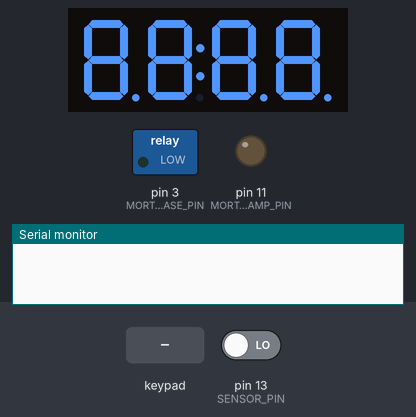
This sketch was run on a simulated Arduino Uno, built with avr-gcc and run on an emulated ATmega328P. Parts: 4-digit seven-segment display, switched loads named in the sketch (green lamp = pin HIGH), output pins drawn as LEDs (lit = HIGH), the last lines printed to the serial monitor. The inputs (shaded band) are chosen by the test bench; at power-on: pin 13 (SENSOR_PIN) LOW. EEPROM starts erased.

Above: at 0.1 s.
1.5 s: pin 13 (SENSOR_PIN) driven HIGH
At 2.7 s:
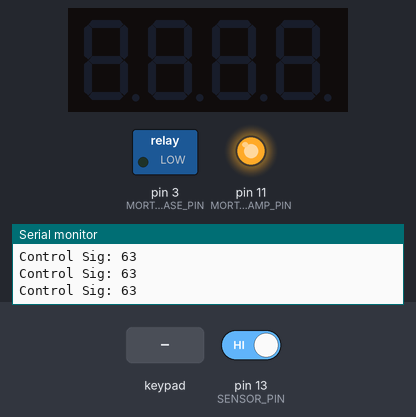
3.5 s: keypad keys 0 2 4 5 A pressed 0.4 s apart
At 5.8 s:
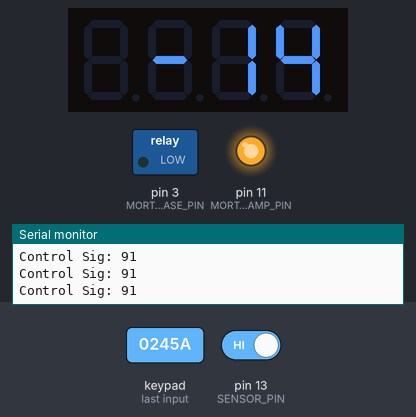
7.5 s: key 'D' pressed
At 8.7 s:
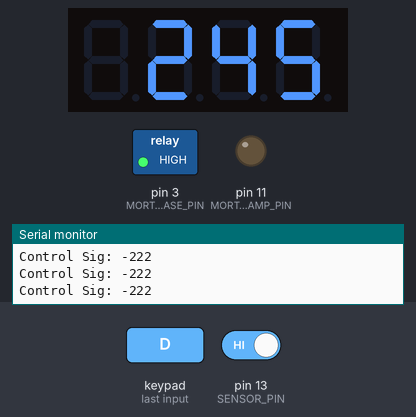
9.1 s: keypad keys 6 7 8 9 A pressed 0.4 s apart
At 9.78 s:
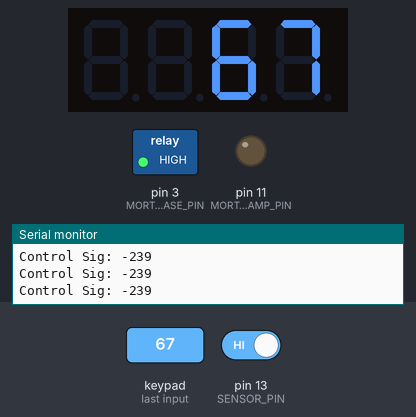
12.6 s: keypad keys 0 2 4 5 D pressed 0.4 s apart
At 16.0 s:
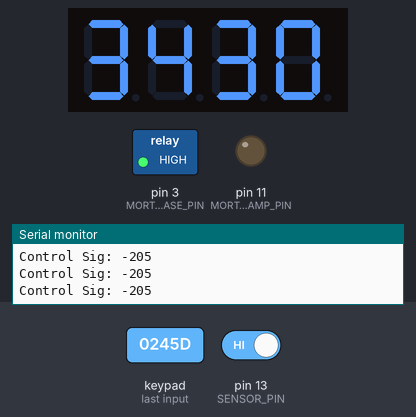
16.5 s: pin 13 (SENSOR_PIN) driven LOW
At 19.0 s:
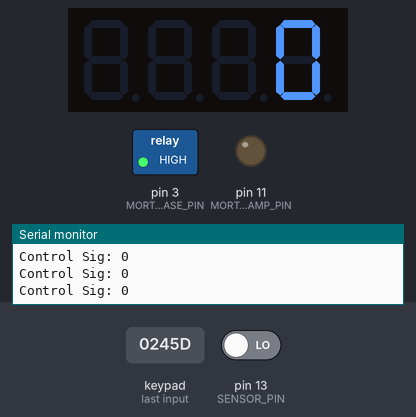
Timing chart, 0 to 20.5 s (numbered marks = the images above; inputs shaded):
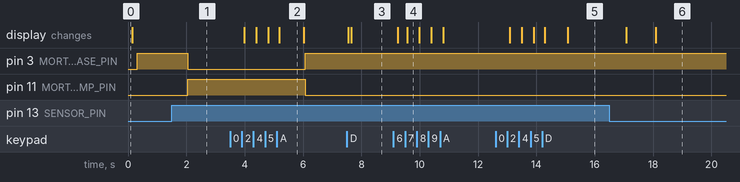

The sketch:

Final.ino
```cpp
#include <Key.h>
#include <Keypad.h>
#include <Keypad.h>
#include <Arduino.h>
#include <TM1637Display.h>
#include <EEPROM.h>
#include "PID_v1.h"

//// Display connection pins (Digital Pins)
#define CLK 12
#define DIO 10

#define FLASH_DELAY 100
#define SENSING_DURATION 1
#define SENSOR_PIN 13
#define MORTOR_CLAMP_PIN 11
#define MORTOR_RELEASE_PIN 3


// Modes
#define DROPSIZE_SETTING_MODE 0
#define READING_MODE 1
#define RATE_SETTING_MODE 2


//// Prototypes
void AppendToDisplay(uint8_t digit);
int CharToAsciiInt(char val);
char CheckKeypress();
void ChangeMode();
void ZeroFlashDisplay();
void ZeroSlowFlashDisplay();
void AllFlashDisplay();
void CheckOpState();
void ClearDisplay();
bool IsNumericChar(char character);
void SaveDropSize(int val);
void SaveRequiredRate(int val);
void OnChangeMode(int currentOpState);
void Print(const char* msg);
void RecoverDropSize();
void Print(const char* key, int value);
void LogParameters();
void RecoverRequiredRate();
void SetDropSize();
void OnTicking();
int CalFlowRate();
void CheckSensor();
void Control();
void InitPins();
void Actuate(int controlSignal);
// void InitController();
void MotorController(int contSig);


TM1637Display display(CLK, DIO);

int tempDisplayFlag = 0;
int timerFlag = 0;

int currentDisplayValue = NULL;  // The value to be displayed always
int opState = 1;
char customKey;
int dropSize = NULL;  // No. of drops/ml
int requiredRate = NULL;
int currentRate = 28;
int sensorCount = 0;
double Kp = 7;
////


// //PID Variables
// double refSig;  // reference
// double InputSig;
// double ControlSig;  // Control Signal (Output)
// //PID parameters
// double Kp = 0, Ki = 10, Kd = 0;

// // create PID instance
// PID pidController(&InputSig, &ControlSig, &refSig, Kp, Ki, Kd, DIRECT);

//// Keypad Variables
const byte ROWS = 4;
const byte COLS = 4;

char hexaKeys[ROWS][COLS] = {
  { '1', '2', '3', 'A' },
  { '4', '5', '6', 'B' },
  { '7', '8', '9', 'C' },
  { '*', '0', '#', 'D' }
};

byte rowPins[ROWS] = { 0, 2, 4, 5 };
byte colPins[COLS] = { 6, 7, 8, 9 };

Keypad customKeypad = Keypad(makeKeymap(hexaKeys), rowPins, colPins, ROWS, COLS);


//// Display Valriables

// Create an array that turns all segments ON
const uint8_t allON[] = { 0xff, 0xff, 0xff, 0xff };
// Create an array that turns all segments OFF
const uint8_t allOFF[] = { 0x00, 0x00, 0x00, 0x00 };
// Create 0000 symbol
const uint8_t segAllZero[] = {
  SEG_A | SEG_B | SEG_C | SEG_D | SEG_E | SEG_F,  // O
  SEG_A | SEG_B | SEG_C | SEG_D | SEG_E | SEG_F,  // O
  SEG_A | SEG_B | SEG_C | SEG_D | SEG_E | SEG_F,  // O
  SEG_A | SEG_B | SEG_C | SEG_D | SEG_E | SEG_F   // O
};
// Create ---- symbol
const uint8_t segAllDash[] = {
  SEG_G,  // -
  SEG_G,  // -
  SEG_G,  // -
  SEG_G   // -
};
// Create M1 symbol
const uint8_t segM1[] = {
  SEG_A | SEG_B | SEG_E | SEG_F,  // M_1
  SEG_F | SEG_A | SEG_B | SEG_C,  // M_2
  SEG_B | SEG_C                   //1
};


void setup() {
  Serial.begin(9600);
  InitPins();

  // Timer Interrupt
  cli();

  TCCR1A = 0;
  TCCR1B = 0;
  TCNT1 = 0;  //initialize counter value to 0

  // set compare match registers
  OCR1A = 15624;  // = (16*10^6) / (1*1024) - 1 (must be <65536)

  // CTC mode
  TCCR1B |= (1 << WGM12);

  // 1024 prescaler
  TCCR1B |= (1 << CS12) | (1 << CS10);

  // enable timer compare interrupt
  TIMSK1 |= (1 << OCIE1A);


  sei();  //allow interrupts

  /////////
  // InitController();
  display.setBrightness(1);
  AllFlashDisplay();
  RecoverDropSize();
  RecoverRequiredRate();

  LogParameters();
}


// Main Loop
void loop() {
  customKey = CheckKeypress();

  if (timerFlag) {
    OnTicking();
    timerFlag = 0;
  }

  CheckOpState();
  CheckSensor();

  Actuate(requiredRate);


  delay(50);
}

//ISR

ISR(TIMER1_COMPA_vect) {
  //timer1 interrupt 1Hz
  timerFlag = 1;
}

////


void AppendToDisplay(uint8_t digit) {
  if (tempDisplayFlag) {
    currentDisplayValue = NULL;
    tempDisplayFlag = 0;
  }

  if (currentDisplayValue == 0) {
    currentDisplayValue = digit;
  } else {
    String currentDisplayValStr = String(currentDisplayValue);
    if (currentDisplayValStr.length() >= 4) {
      return;
    }

    String digitStr = String(digit);
    currentDisplayValStr.concat(digitStr);
    currentDisplayValue = currentDisplayValStr.toInt();
  }
}

int CharToAsciiInt(char val) {
  if (val >= 48 && val <= 57) {
    Serial.println(int(val - 48));
    return int(val - 48);
  }
  return 0;
}

char CheckKeypress() {
  char customKey = customKeypad.getKey();
  if (customKey == 'D') {
    ChangeMode();
  } else if (customKey == 'A') {
    SetDropSize();
  }
  return customKey;
}

// On Confirming Input
void ChangeMode() {
  int prevOpState = opState;
  if (opState < 2) {
    opState++;
  } else {
    opState = 1;
  }
  OnChangeMode(prevOpState);
  // ClearDisplay();
}

void AllFlashDisplay() {
  display.setSegments(allON);
  delay(FLASH_DELAY);
  display.setSegments(allOFF);
  delay(FLASH_DELAY);
}

void ZeroFlashDisplay() {
  display.setSegments(segAllZero);
  delay(FLASH_DELAY);
  display.setSegments(allOFF);
  delay(FLASH_DELAY);
}

void ZeroSlowFlashDisplay() {
  display.setSegments(segAllZero);
  delay(FLASH_DELAY * 2);
  display.setSegments(allOFF);
  delay(FLASH_DELAY * 2);
}


void ClearDisplay() {
  currentDisplayValue = NULL;
  delay(250);
}

bool IsNumericChar(char character) {
  if (character >= 48 && character <= 58) {
    return true;
  }
  return false;
}


void CheckOpState() {

  // check for recovered drop size
  if (dropSize <= 0) {
    opState = 0;
  }

  switch (opState) {
    case DROPSIZE_SETTING_MODE:
    case RATE_SETTING_MODE:
      if (customKey) {
        if (IsNumericChar(customKey)) {
          AppendToDisplay(CharToAsciiInt(customKey));
        }
      } else if (currentDisplayValue != NULL) {
        display.showNumberDec(currentDisplayValue);
      }
      break;

    case READING_MODE:
      display.showNumberDec(currentRate);
      break;
  }
}

// val <= 255
void SaveDropSize(int size) {
  EEPROM.put(0, size);
  dropSize = size;
}


void SaveRequiredRate(int rate) {
  EEPROM.put(4, rate);
  requiredRate = rate;
}

// Callback on changing mode
void OnChangeMode(int prevOpState) {
  switch (prevOpState) {
    case DROPSIZE_SETTING_MODE:
      SaveDropSize(currentDisplayValue);
      break;

    case RATE_SETTING_MODE:
      SaveRequiredRate(currentDisplayValue);
      break;

    case READING_MODE:
      break;
  }

  switch (opState) {
    case DROPSIZE_SETTING_MODE:
      display.showNumberDec(dropSize);
      break;

    case RATE_SETTING_MODE:
      if (requiredRate) {
        display.showNumberDec(requiredRate);
      } else {
        display.setSegments(segAllDash);
      }
      tempDisplayFlag = 1;
      break;

    case READING_MODE:
      break;
  }
  LogParameters();
}

void Print(const char* msg) {
  Serial.println(msg);
}

void Print(const char* key, int value) {
  Serial.print(key);
  Serial.println(value);
}

void RecoverDropSize() {
  EEPROM.get(0, dropSize);
  Print("Drop Size loaded: ", dropSize);
}

void LogParameters() {
  Print("Operating State: ", opState);
  Print("Required Rate: ", requiredRate);
  Print("Current Rate: ", currentRate);
  Print("Drop Size: ", dropSize);
}

void RecoverRequiredRate() {
  EEPROM.get(4, requiredRate);
  Print("Required Rate loaded: ", requiredRate);
}

void SetDropSize() {
  if (opState == 0) {
    ChangeMode();
    return;
  }
  opState = 0;
  currentDisplayValue = dropSize;
  tempDisplayFlag = 1;
  Print("Operating Mode: ", opState);
}

void OnTicking() {
  currentRate = CalFlowRate();
  Serial.println(sensorCount);
  sensorCount = 0;  // Reset counter for sensor inputs
}

int CalFlowRate() {
  int qty = sensorCount * dropSize;   // Flown amount in ml
  int rate = qty / SENSING_DURATION;  // flow rate

  return (rate);
}

void CheckSensor() {
  if (digitalRead(SENSOR_PIN) == HIGH) {
    sensorCount++;
    // Serial.println(1);
  } else {
    // Serial.println(0);
  }
}


void InitPins() {
  pinMode(MORTOR_CLAMP_PIN, OUTPUT);
  pinMode(MORTOR_RELEASE_PIN, OUTPUT);
}


void Actuate(int reqRate) {
  int err = reqRate - currentRate;
  while (abs(err * Kp) > 255) {
    if (Kp < 0.01) break;
    Kp = Kp - 0.01;
  }
  int contSig = err * Kp;
  Print("Control Sig: ", contSig);
  MotorController(contSig);
}

// void InitController() {
//   pidController.SetMode(AUTOMATIC);
//   pidController.SetTunings(Kp, Ki, Kd);
// }

void Control() {
  // InputSig = currentRate;
  // refSig = requiredRate;

  // pidController.Compute();
}

void MotorController(int contSig) {
  if (contSig > 0) {
    analogWrite(MORTOR_CLAMP_PIN, 255);
    analogWrite(MORTOR_RELEASE_PIN, 0);
  } else if (contSig < 0) {
    analogWrite(MORTOR_RELEASE_PIN, 255);
    analogWrite(MORTOR_CLAMP_PIN, 0);
  }
}
```

Measured:
- after the input at 1.5 s, pin 3 (MORTOR_RELEASE_PIN): HIGH → LOW after 0.54 s; pin 11 (MORTOR_CLAMP_PIN): LOW → HIGH after 0.54 s
- after the input at 3.5 s, pin 3 (MORTOR_RELEASE_PIN): LOW → HIGH after 2.6 s; pin 11 (MORTOR_CLAMP_PIN): HIGH → LOW after 2.6 s; the display: first changes after 0.49 s (image 2 shows a later state)
- after the input at 7.5 s, the display: first changes after 0.06 s (image 3 shows a later state)
- after the input at 9.1 s, the display: first changes after 0.14 s (image 4 shows a later state)
- after the input at 12.6 s, the display: first changes after 0.49 s (image 5 shows a later state)
- after the input at 16.5 s, the display: first changes after 0.59 s (image 6 shows a later state)
- what the display in image 2 shows lasts 0.8 s, from 5.2 s to 6.0 s
